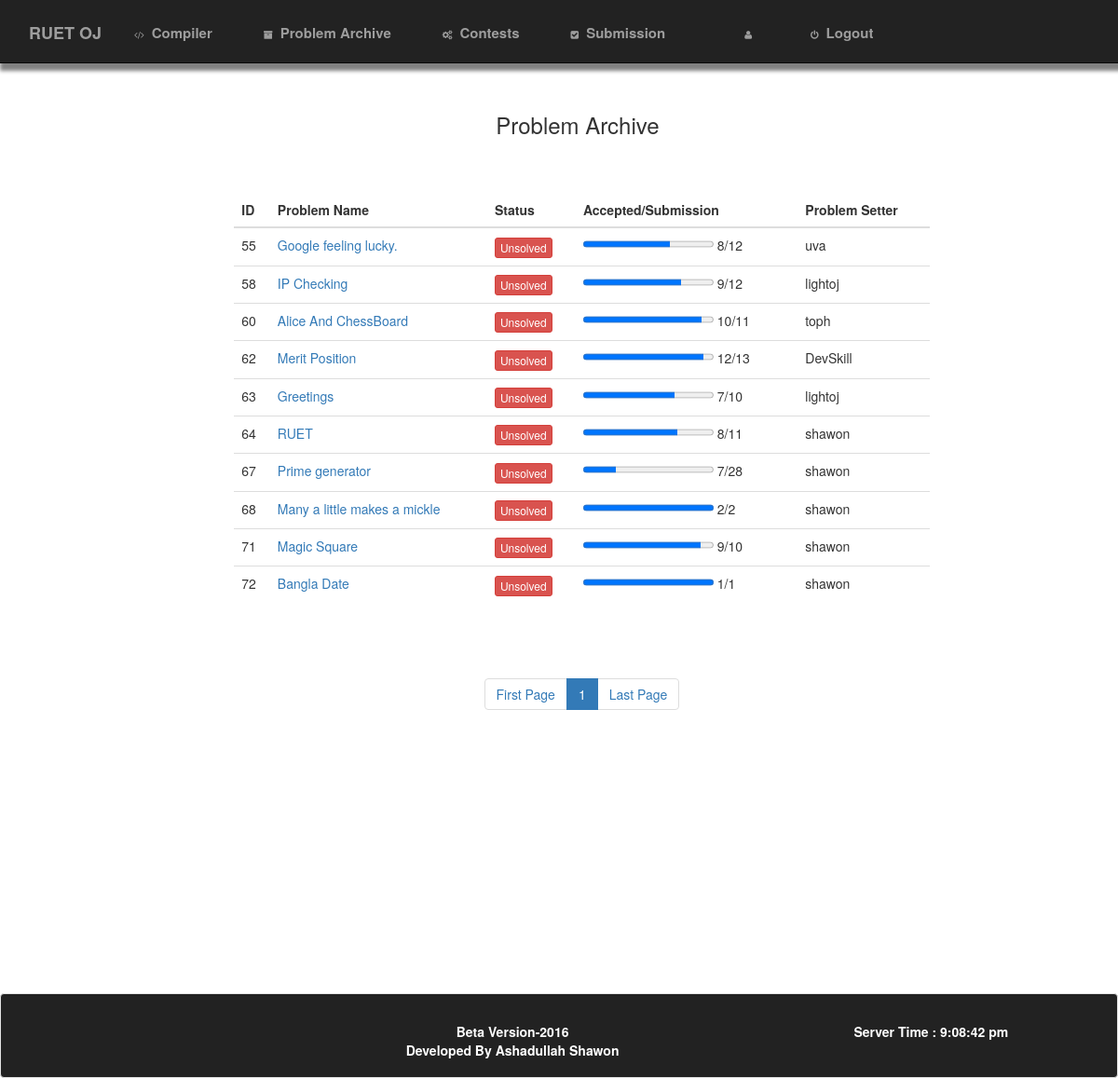
Page /archive.php (signed in) on the committed database.
### tables this page shows
CREATE TABLE IF NOT EXISTS `archieve` (
  `id` int(11) NOT NULL,
  `pbname` varchar(100) DEFAULT NULL,
  `pbdes` longtext,
  `pbauthor` varchar(100) DEFAULT NULL,
  `tc` mediumtext,
  `output` mediumtext,
  `uoutput` mediumtext,
  `tlimit` double(100,2) DEFAULT '3.00'
);

### archive.php (the view, shortened to what this page needs)
<?php
if(isset($_SESSION['un']))
{
	$username=$_SESSION['un'];
}
?>
<!DOCTYPE html>
<html>
<head>
        <link rel="stylesheet" href="css/bootstrap.min.css">
	    <link rel="stylesheet" href="css/font-awesome.min.css">
	    <link rel="stylesheet" href="css/normalize.css">
        <link rel="stylesheet" href="css/main.css">
        <link rel="stylesheet" href="css/style.css">
</head>
<body>
<div class="main">
<div class="row">
  <div class="col-sm-12">
  <nav class="shadow navbar navbar-inverse navbar-fixed-top nbar">
    <div class="navbar-header">
      <a class="navbar-brand lspace" href="home.php">RUET OJ</a>
    </div>
    <div class="collapse navbar-collapse navbar-menubuilder">
    <ul class="nav navbar-nav">
      <li class="space"><a href="compiler.php"><i class="fa fa-code ispace"></i>Compiler</a></li>
      <li class="space"><a href="archive.php"><i class="fa fa-archive ispace"></i>Problem Archive</a></li>
      <li class="space"><a href="contest.php"><i class="fa fa-cogs ispace"></i>Contests</a></li>
      <li class="space"><a href="allsubmission.php"><i class="fa fa-check-square ispace"></i>Submission</a></li>
      <li class="lgspace space"><a href="profile.php?user=<?php echo("$username"); ?>"><i class="fa fa-user ispace"></i><?php echo("$username"); ?></a></li>
      <li class="space"><a href="logout.php"><i class="fa fa-power-off ispace"></i>Logout</a></li>
    </ul>
    </div>
</nav>
</div>
</div>
<div class="row log">
<div class=""><h3 style="text-align:center;">Problem Archive</h3></div>
</div>
<div class="row cspace">
<div class="col-sm-1">
</div>
<div class="col-sm-9">
<div class="table-responsive">
    <table class="table">
    <thead>
    <tr>
     <th>ID</th>
     <th>Problem Name</th>
     <th>Status</th>
     <th>Accepted/Submission</th>
     <th>Problem Setter</th>
    </tr>
    </thead>
    <tbody>
<?php
require_once("config.php");
if(!isset($pn))
{
    $per_page=10;
	if(isset($_GET['page']))
	{
		$page=$_GET['page'];
	}
	else
	{
		$page=1;
	}
	$start=($page-1)*$per_page;
	$show="SELECT * FROM archieve limit $start,$per_page";
    $send=mysqli_query($con,$show);
	while($row=mysqli_fetch_array($send))
	{
		$number="SELECT verdict from submissions WHERE pbname='$row[pbname]' and sname='$username' and verdict='Accepted'";
	$snumber=mysqli_query($con,$number);
	$tsol=mysqli_num_rows($snumber);
	$acn="SELECT COUNT(verdict) AS verdict from submissions WHERE verdict='Accepted' AND pbname='$row[pbname]' GROUP BY pbname";
	$sacn=mysqli_query($con,$acn);
	$sol=mysqli_fetch_array($sacn);
	$tsub="SELECT COUNT(verdict) as sub from submissions WHERE pbname='$row[pbname]' GROUP BY pbname";
	$stsub=mysqli_query($con,$tsub);
	$ntsub=mysqli_fetch_array($stsub);
	if($tsol>0)
	{
		 $ver="Solved";
         echo "
	<tr><td>$row[id]</td><td><a href=\"description.php?id=$row[id]\"><div class=\"\">$row[pbname]</div></a></td><td><div class=\"btn btn-success btn-xs\">$ver</div></td><td><progress id=\"myProgress\" value=\"$sol[verdict]\" max=\"$ntsub[sub]\"></progress> $sol[verdict]/$ntsub[sub]</td><td>$row[pbauthor]</td></tr>";
	}
	else
	{
         $ver="Unsolved";
         echo "
	<tr><td>$row[id]</td><td><a href=\"description.php?id=$row[id]\"><div class=\"\">$row[pbname]</div></a></td><td><div class=\"btn btn-danger btn-xs\">$ver</div></td><td><progress id=\"myProgress\" value=\"$sol[verdict]\" max=\"$ntsub[sub]\"></progress> $sol[verdict]/$ntsub[sub]</td><td>$row[pbauthor]</td></tr>";
	}
	}
	echo "</tbody>
</table>
</div><br><br>";
	$psql="SELECT * FROM archieve";
	$sn=mysqli_query($con,$psql);
	$total_rows=mysqli_num_rows($sn);
	$total_page=ceil($total_rows/$per_page);
	$c="active";
	echo "<div style=\"text-align:center\"><ul class=\"pagination\"><li><a href=\"archive.php?page=1\">First Page</a></li>";
	for ($i=1; $i <$total_page ; $i++) {
		if($page==$i)
		{
			$c="active";
        }
        else
        {
        	$c="";
        }
		echo "<li class=\"$c\"><a href=\"archive.php?page=$i\">$i</a></li>";
	}
	echo "<li><a href=\"archive.php?page=$total_page\">Last Page</a></li></ul></div>";
}
?>
</div>
	<div class="col-sm-2">
	</div>
	</div>
	</div><br><br><br><br>
<div class="area">
<div class="well foot">
<div class="row area">
<div class="col-sm-3">
</div>
<div class="col-sm-5">
<div class="">
<b>Beta Version-2016</b><br>
<b>Developed By Ashadullah Shawon</b>
</div>
</div>
<div class="col-sm-4">
<?php
require_once("time.php");
?>
</div>
</div>
</div>
</div>
</body>
</html>

### css/main.css (style rules this page uses)
html { color: #222; font-size: 1em; line-height: 1.4; }

### css/style.css (style rules this page uses)
.area { margin:0px; padding:0px; }
.main { margin-left: 30px; margin-right: 20px; margin-bottom:100px; }
.space { padding-left:10px; padding-right: 15px; padding-bottom: 0px; margin-bottom: 0px; color:white; }
.lspace { padding-left: 50px; padding-right:30px; }
.nbar { min-height: 68px; padding-top:10px; color:white; font-size:15px; font-weight: bold; }
.ispace { padding-right:8px; font-size: 10px; }
.lgspace { margin-left:50px; }
.log { padding-left:50px; padding-top:150px; padding-right:20px; }
.cspace { margin-top: 50px; margin-left:120px; padding-right: 10px; }
.foot { background-color: #222222; color:white; margin-top:100px; margin-bottom:0px; padding-top:30px; padding-left:0px; text-align:center; margin-left: 0px; margin-right: 0px; padding-right: 0px; }
.shadow { box-shadow: 4px 4px 4px 4px gray; }
@media only screen and (max-width:1334px) and (min-width:1052px) { .main { margin-left: 30px; margin-right: 20px; } }
@media only screen and (max-width:1334px) and (min-width:1052px) { .cspace { margin-top: 50px; margin-left:120px; padding-right: 10px; } }
@media only screen and (max-width:1334px) and (min-width:1052px) { .lspace { margin-left:1px; padding-left: 30px; padding-right:10px; text-align: center; } }
@media only screen and (max-width:1334px) and (min-width:1052px) { .log { padding-left:50px; padding-top:100px; padding-right:20px; } }
@media only screen and (max-width:1334px) and (min-width:1052px) { .space { color:white; } }
@media only screen and (max-width:1334px) and (min-width:1052px) { .lgspace { margin-left:30px; } }

### rows in the picture
archieve: id "55", pbname "Google feeling lucky.", ver "Unsolved", sol "8", ntsub "12", pbauthor "uva"
archieve: id "58", pbname "IP Checking", ver "Unsolved", sol "9", ntsub "12", pbauthor "lightoj"
archieve: id "60", pbname "Alice And ChessBoard", ver "Unsolved", sol "10", ntsub "11", pbauthor "toph"
archieve: id "62", pbname "Merit Position", ver "Unsolved", sol "12", ntsub "13", pbauthor "DevSkill"
archieve: id "63", pbname "Greetings", ver "Unsolved", sol "7", ntsub "10", pbauthor "lightoj"
archieve: id "64", pbname "RUET", ver "Unsolved", sol "8", ntsub "11", pbauthor "shawon"
archieve: id "67", pbname "Prime generator", ver "Unsolved", sol "7", ntsub "28", pbauthor "shawon"
archieve: id "68", pbname "Many a little makes a mickle", ver "Unsolved", sol "2", ntsub "2", pbauthor "shawon"
archieve: id "71", pbname "Magic Square", ver "Unsolved", sol "9", ntsub "10", pbauthor "shawon"
archieve: id "72", pbname "Bangla Date", ver "Unsolved", sol "1", ntsub "1", pbauthor "shawon"
